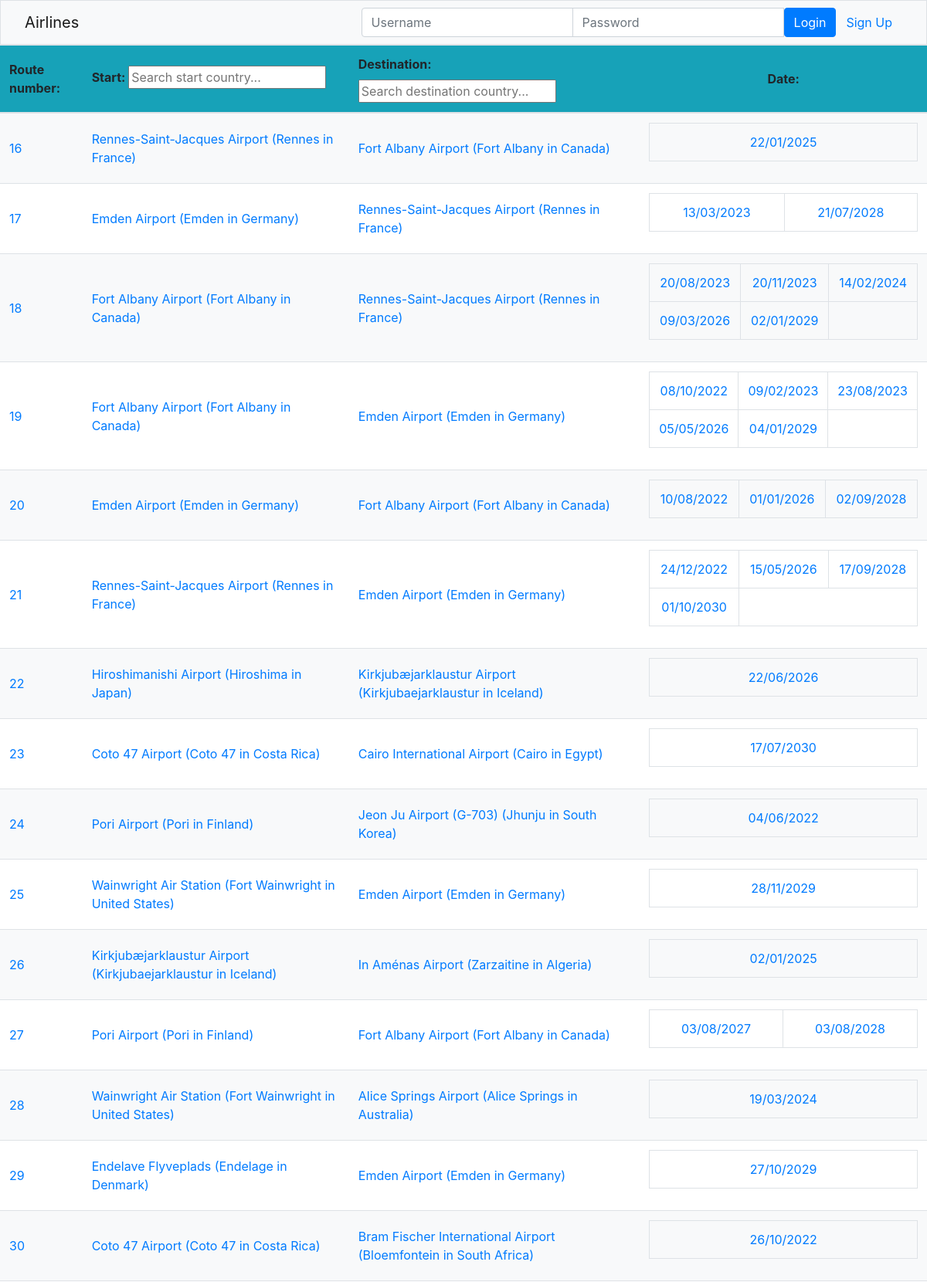
Page /airline/ (upper part) on the committed database.
### airline/models.py (models this page shows, shortened)
class Route(models.Model):
    start = models.ForeignKey(
        Airport, on_delete=models.CASCADE, related_name="departure_routes"
    )
    destination = models.ForeignKey(
        Airport, on_delete=models.CASCADE, related_name="arrival_routes"
    )
    flights = models.ManyToManyField(Flight, related_name="routes")
    def __str__(self):
        return f"{self.id}"

class Airport(models.Model):
    airport_id = models.IntegerField(primary_key=True)
    name = models.CharField(max_length=100)
    city = models.CharField(max_length=100)
    country = models.CharField(max_length=100)
    latitude = models.FloatField()
    longitude = models.FloatField()
    departures = models.ManyToManyField(
        "Flight", related_name="departure_airports", blank=True
    )
    arrivals = models.ManyToManyField(
        "Flight", related_name="arrival_airports", blank=True
    )
    def __str__(self):
        return f"{self.name}"

class Flight(models.Model):
    start = models.ForeignKey(
        Airport, on_delete=models.CASCADE, related_name="departure_flights"
    )
    destination = models.ForeignKey(
        Airport, on_delete=models.CASCADE, related_name="arrival_flights"
    )
    date = models.DateTimeField()
    passengers = models.ManyToManyField(
        "Passager", related_name="flight_passager", blank=True
    )

### airline/views.py (the view)
# urls.py: path("", views.main, name="main"),
def main(request):
    countries = Airport.objects.values_list("country", flat=True).distinct()
    context = {"countries": countries, "routes": Route.objects.all()}
    return render(request, template_name="airline/main_user.html", context=context)

### airline/templates/airline/main_user.html (shortened to what this page needs)
{% extends "airline/index.html" %}
{% block content %}
    <table class="table" id="route_table1">
        <thead>
            <tr class="bg-info">
                <th>Route number: </th>
                <th>
                    <label for="start2">Start: </label>
                    {% if countries|length > 5 %}
                        <input type="text" id="start2" placeholder="Search start country...">
                    {% endif %}
                </th>
                <th><label for="destination2">Destination: </label>
                    {% if countries|length > 5 %}
                        <input  type="text" id="destination2" placeholder="Search destination country...">
                    {% endif %}
                </th>
                <th class="text-center">Date: </th>
            </tr>
        </thead>
        <tbody id="route-table-body" >
                {% if routes %}
                    {% for route in routes %}
                        <tr data-start2="{{route.start.country}}" data-destination2="{{route.destination.country}}" data-date="#">
                            <td><a href=/airline/routes/{{route.id}}>{{route}}</a></td>
                            <td><a href=/airline/airport/{{route.start.airport_id}}>{{route.start}} ({{route.start.city}} in {{route.start.country}})</a></td>
                            <td><a href=/airline/airport/{{route.destination.airport_id}}>{{route.destination}} ({{route.destination.city}} in {{route.destination.country}})</a></td>
                            <td>
                                <table id="flight_date" class="table table-bordered text-center">
                                    <tr>
                                        {% for flight in route.flights.all|dictsort:"date" %}
                                            {% if forloop.counter <= 5 %}
                                                {% if forloop.counter0|divisibleby:3 %}
                                                    </tr><tr>
                                                {% endif %}
                                                <td><a href=/airline/flight/{{flight.id}}>{{ flight.date|date:"d/m/Y" }}</a></td>
                                            {% elif forloop.counter == 6 %}
                                                <td colspan="3"><a href=/airline/routes/{{route.id}}>and {{ route.flights.all|length|add:-5 }} more...</a></td>
                                            {% endif %}
                                        {% endfor %}
                                    </tr>
                                </table>
                            </td>
                        </tr>
                    {% endfor %}
                {% else %}
                <tr><td>Sorry, currently no flight data are avaible</td></tr>
                {% endif %}
        </tbody>
    </table>
{% endblock %}

### airline/static/airline/styles.css (style rules this page uses)
th, td { vertical-align: middle !important; }

### rows in the picture
Route: id "16", start "Rennes-Saint-Jacques Airport", start.city "Rennes", start.country "France", destination "Fort Albany Airport", destination.city "Fort Albany", destination.country "Canada"
Flight: date "22/01/2025"
Route: id "17", start "Emden Airport", start.city "Emden", start.country "Germany", destination "Rennes-Saint-Jacques Airport", destination.city "Rennes", destination.country "France"
Flight: date "13/03/2023"
Flight: date "21/07/2028"
Route: id "18", start "Fort Albany Airport", start.city "Fort Albany", start.country "Canada", destination "Rennes-Saint-Jacques Airport", destination.city "Rennes", destination.country "France"
Flight: date "20/08/2023"
Flight: date "20/11/2023"
Flight: date "14/02/2024"
Flight: date "09/03/2026"
Flight: date "02/01/2029"
Route: id "19", start "Fort Albany Airport", start.city "Fort Albany", start.country "Canada", destination "Emden Airport", destination.city "Emden", destination.country "Germany"
Flight: date "08/10/2022"
Flight: date "09/02/2023"
Flight: date "23/08/2023"
Flight: date "05/05/2026"
Flight: date "04/01/2029"
Route: id "20", start "Emden Airport", start.city "Emden", start.country "Germany", destination "Fort Albany Airport", destination.city "Fort Albany", destination.country "Canada"
Flight: date "10/08/2022"
Flight: date "01/01/2026"
Flight: date "02/09/2028"
Route: id "21", start "Rennes-Saint-Jacques Airport", start.city "Rennes", start.country "France", destination "Emden Airport", destination.city "Emden", destination.country "Germany"
Flight: date "24/12/2022"
Flight: date "15/05/2026"
Flight: date "17/09/2028"
Flight: date "01/10/2030"
Route: id "22", start "Hiroshimanishi Airport", start.city "Hiroshima", start.country "Japan", destination "Kirkjubæjarklaustur Airport", destination.city "Kirkjubaejarklaustur", destination.country "Iceland"
Flight: date "22/06/2026"
Route: id "23", start "Coto 47 Airport", start.city "Coto 47", start.country "Costa Rica", destination "Cairo International Airport", destination.city "Cairo", destination.country "Egypt"
Flight: date "17/07/2030"
Route: id "24", start "Pori Airport", start.city "Pori", start.country "Finland", destination "Jeon Ju Airport (G-703)", destination.city "Jhunju", destination.country "South Korea"
Flight: date "04/06/2022"
Route: id "25", start "Wainwright Air Station", start.city "Fort Wainwright", start.country "United States", destination "Emden Airport", destination.city "Emden", destination.country "Germany"
Flight: date "28/11/2029"
Route: id "26", start "Kirkjubæjarklaustur Airport", start.city "Kirkjubaejarklaustur", start.country "Iceland", destination "In Aménas Airport", destination.city "Zarzaitine", destination.country "Algeria"
Flight: date "02/01/2025"
Route: id "27", start "Pori Airport", start.city "Pori", start.country "Finland", destination "Fort Albany Airport", destination.city "Fort Albany", destination.country "Canada"
Flight: date "03/08/2027"
Flight: date "03/08/2028"
Route: id "28", start "Wainwright Air Station", start.city "Fort Wainwright", start.country "United States", destination "Alice Springs Airport", destination.city "Alice Springs", destination.country "Australia"
Flight: date "19/03/2024"
Route: id "29", start "Endelave Flyveplads", start.city "Endelage", start.country "Denmark", destination "Emden Airport", destination.city "Emden", destination.country "Germany"
Flight: date "27/10/2029"
Route: id "30", start "Coto 47 Airport", start.city "Coto 47", start.country "Costa Rica", destination "Bram Fischer International Airport", destination.city "Bloemfontein", destination.country "South Africa"
Flight: date "26/10/2022"
